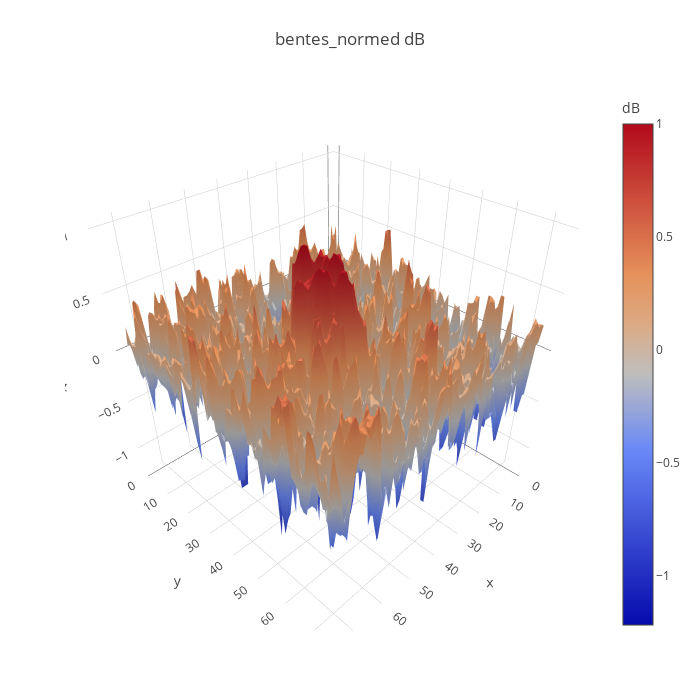

Here is the notebook cell this chart was saved with:
### Code cell
print(bentes.mean(), bentes.std())
plot_3d_example(bentes2d, tbentes)

### Figure 1 — Plotly figure (JSON) as saved in the notebook; plotly's stock layout.template omitted (floating-point values rounded to 4 significant figures; data arrays with more than 128 entries replaced by an {"elided": "..."} marker saying what was removed)
{"data": [{"colorbar": {"title": "dB"}, "type": "surface", "z": {"elided": "75x75 float values"}}], "layout": {"autosize": false, "height": 700, "margin": {"b": 65, "l": 65, "r": 50, "t": 90}, "title": "bentes_normed dB", "width": 700}}
